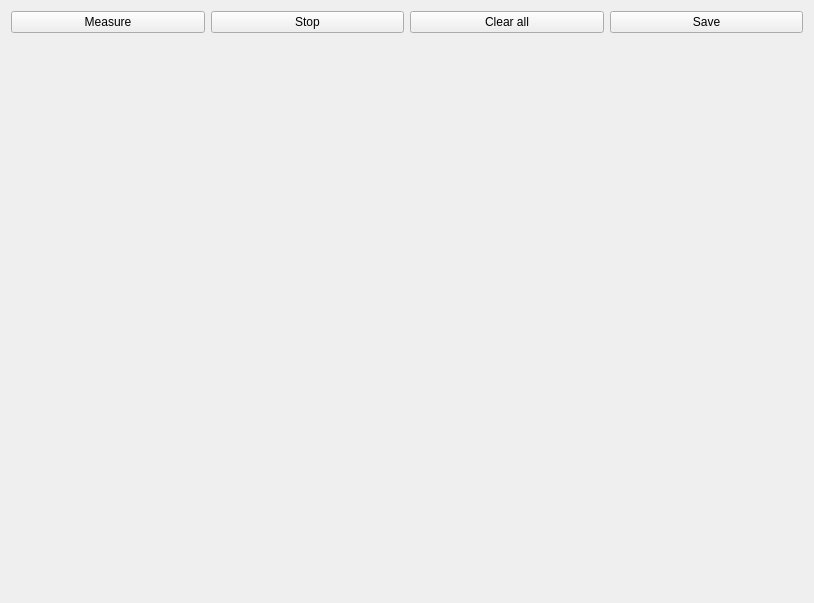
<?xml version="1.0" encoding="UTF-8"?>
<ui version="4.0">
 <class>MeasurementForm</class>
 <widget class="QWidget" name="MeasurementForm">
  <property name="geometry">
   <rect>
    <x>0</x>
    <y>0</y>
    <width>814</width>
    <height>603</height>
   </rect>
  </property>
  <property name="windowTitle">
   <string>Form</string>
  </property>
  <layout class="QGridLayout" name="gridLayout_2">
   <item row="1" column="0" colspan="2">
    <widget class="plotForm" name="channel1Widget" native="true"/>
   </item>
   <item row="1" column="2" colspan="2">
    <widget class="plotForm" name="channel2Widget" native="true"/>
   </item>
   <item row="0" column="0">
    <widget class="QPushButton" name="measurementPushButton">
     <property name="text">
      <string>Measure</string>
     </property>
    </widget>
   </item>
   <item row="0" column="1">
    <widget class="QPushButton" name="stopPushButton">
     <property name="text">
      <string>Stop</string>
     </property>
    </widget>
   </item>
   <item row="0" column="2">
    <widget class="QPushButton" name="clearPushButton">
     <property name="text">
      <string>Clear all</string>
     </property>
    </widget>
   </item>
   <item row="0" column="3">
    <widget class="QPushButton" name="savePushButton">
     <property name="text">
      <string>Save</string>
     </property>
    </widget>
   </item>
  </layout>
 </widget>
 <customwidgets>
  <customwidget>
   <class>plotForm</class>
   <extends>QWidget</extends>
   <header>plotform.h</header>
   <container>1</container>
  </customwidget>
 </customwidgets>
 <resources/>
 <connections/>
</ui>
